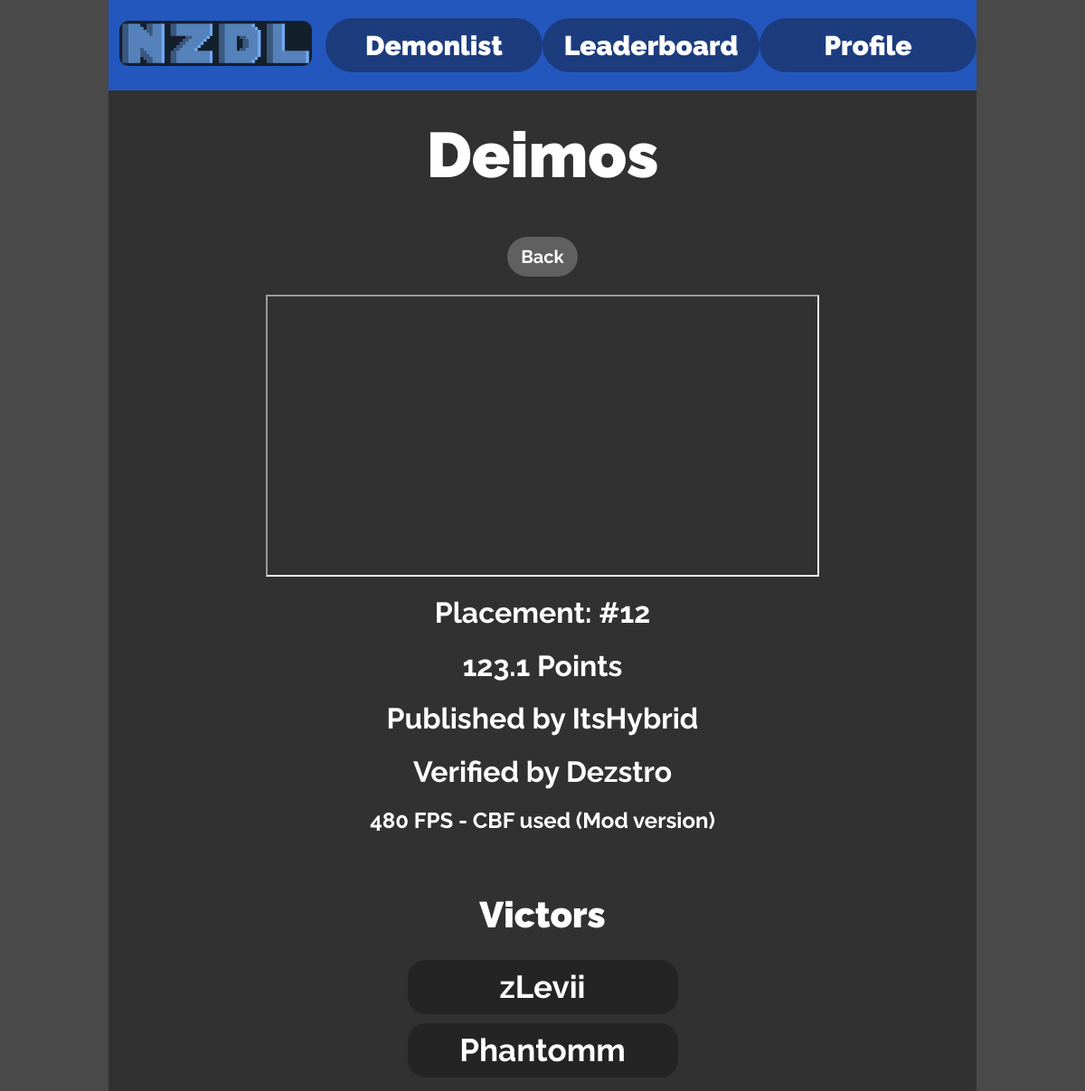
/level/9, run on the app's committed database.
### app.py (models this page shows)
class Base(DeclarativeBase):
    pass

class Levels(Base):
    __tablename__ = "levels"
    id: Mapped[int] = mapped_column(primary_key=True)
    name: Mapped[str] = mapped_column(String())
    placement: Mapped[int] = mapped_column(Integer())
    verifier_id: Mapped[int] = mapped_column(ForeignKey("users.id"))
    verifier: Mapped["Users"] = relationship(
        primaryjoin="Levels.verifier_id == Users.id")
    verification_id: Mapped[int] = mapped_column(ForeignKey("completions.id"))
    verification: Mapped["Completions"] = relationship(
        primaryjoin="Levels.verification_id == Completions.id")
    publisher_id: Mapped[int] = mapped_column(ForeignKey("users.id"))
    publisher: Mapped["Users"] = relationship(
        primaryjoin="Levels.publisher_id == Users.id")
    level_completions: Mapped[list["Completions"]] = relationship(
        primaryjoin="Completions.level_id == Levels.id",
        back_populates="level")
    points: Mapped[int] = mapped_column(Integer())
    image_name: Mapped[str] = mapped_column(String())

class Users(Base):
    __tablename__ = "users"
    id: Mapped[int] = mapped_column(primary_key=True)
    name: Mapped[str] = mapped_column(String())
    points: Mapped[int] = mapped_column(Integer())
    password_hash: Mapped[str] = mapped_column(String())
    admin_rank_id: Mapped[int] = mapped_column(ForeignKey("admin_ranks.id"))
    admin_rank: Mapped["AdminRanks"] = relationship(
        back_populates="children",)
    user_completions: Mapped[list["Completions"]] = relationship(
        back_populates="player")

class Completions(Base):
    __tablename__ = "completions"
    id: Mapped[int] = mapped_column(primary_key=True)
    player_id: Mapped[int] = mapped_column(ForeignKey("users.id"))
    player: Mapped["Users"] = relationship(back_populates="user_completions")
    level_id: Mapped[int] = mapped_column(ForeignKey("levels.id"))
    level: Mapped["Levels"] = relationship(
        primaryjoin="Completions.level_id == Levels.id",
        back_populates="level_completions")
    completion_link: Mapped[str] = mapped_column(String())
    fps: Mapped[int] = mapped_column(Integer())
    cbf: Mapped[int] = mapped_column(Integer())
    accepted: Mapped[int] = mapped_column(Integer())
    index: Mapped[int] = mapped_column(Integer())

### app.py (the view)
@app.route("/level/<int:id>")
def level(id):
    data = db.session().execute(
        select(Levels).where(Levels.id == id)).scalar_one_or_none()
    if not data:
        abort(404)
    completionLink = data.verification.completion_link
    youtubeLinkCode = ""
    index = completionLink.find("?v=")
    if index != -1:
        youtubeLinkCode = completionLink[index + 3:]
    else:
        index = completionLink.find("youtu.be/")
        youtubeLinkCode = completionLink[index + 9:]
    completionLink = f"https://www.youtube.com/embed/{youtubeLinkCode}"
    completions = db.session().execute(
        select(Completions).where(
            Completions.level_id == id).where(
                Completions.index > 0).order_by(Completions.index)).fetchall()
    return render_template(
        "level.html",
        level=data,
        title=data.name,
        back="/",
        completions=completions,
        verificationVid=completionLink,
        topText=data.name,
        cbfOptions=config.cbfOptions
    )

### templates/level.html
{% extends "layout.html" %}
{% block content %}
<div class="vid-container">
    <iframe class="comp-vid" width="608px" height="308px" src="{{verificationVid}}" allowfullscreen></iframe>
</div>
<h1>Placement: #{{level.placement}}</h1>
<h1>{{level.points}} Points</h1>
<h1>Published by {{level.publisher.name}}</h1>
<h1>Verified by {{level.verifier.name}}</h1>
<h2>{{level.verification.fps}} FPS - {{cbfOptions[level.verification.cbf]}}</h2>
<br>
<h1 class="sub-heading">Victors</h1>
{% if completions %}
{% for completion in completions %}
<a href="{{completion[0].completion_link}}" target="_blank">
    <div class="victor-card">
        <p class="victor-name">
            {{completion[0].player.name}}
        </p>
    </div>
</a>
{% endfor %}
{% else %}
<h2>No Victors</h2>
{% endif %}
{% endblock %}

### templates/layout.html (shortened to what this page needs)
<!DOCTYPE html>
<html lang="en">
<head>
    <link rel="stylesheet" href="{{url_for('static', filename='styles.css')}}">
</head>
<body>
    <div class="background">
        <header>
        {% include "header.html" %}
        </header>
        <div class="content">
        {% if topText %}
        <h1 class="title-text">{{topText}}</h1>
        {% endif %}
        {% if back %}
        <a class="back-button" href="{{back}}">Back</a>
        {% endif %}
        {% block content %}
        {% endblock %}
        </div>
    </div>
</body>
</html>

### static/styles.css (style rules this page uses)
* { font-family: "Raleway", sans-serif; font-optical-sizing: auto; font-weight: bold; font-style: normal; }
html, body { height: 100%; }
body { margin: 0 10vw 0 10vw; background-color: #494949; color: white; }
.content { padding: 15px; padding-top: 0; text-align: center; }
.background { min-height: 100%; background-color: #313131; margin: 0; }
header { height: 100px; width: 100%; background-color: #2457be; margin: 0; align-items: center; display: grid; grid-template-columns: 1fr 1fr 1fr 1fr; text-align: center; }
a { text-decoration: none; color: white; }
.back-button { background-color: #606060; justify-content: center; align-items: center; text-align: center; display: block; margin: auto; margin-bottom: 20px; margin-top: 20px; padding: 10px 15px 10px 15px; width: fit-content; border-radius: 30px; font-size: 20px; }
.title-text { font-size: 70px; font-weight: bold; text-align: center; padding-top: 30px; padding-bottom: 30px; margin: 0; font-weight: bolder; }
.vid-container { display: flex; justify-content: center; align-items: center; width: 100%; border: none; }
.sub-heading { font-size: 40px; font-weight: bolder; }
.victor-card { background-color: #242424; width: 30%; margin: auto; margin-top: 10px; height: 40px; border-radius: 20px; padding: 10px; display: flex; justify-content: center; }
.victor-name { display: flex; justify-content: center; align-items: center; text-align: center; margin: 0; font-size: 35px; }

### data on the page
Levels: name "Deimos", placement "12", points "123.1"
Users: publisher.name "ItsHybrid"
Users: verifier.name "Dezstro"
Completions: name "zLevii"
Completions: name "Phantomm"

### other printed values
{{ level.verification.fps }} "480"
{{ cbfOptions[level.verification.cbf] }} "CBF used (Mod version)"
